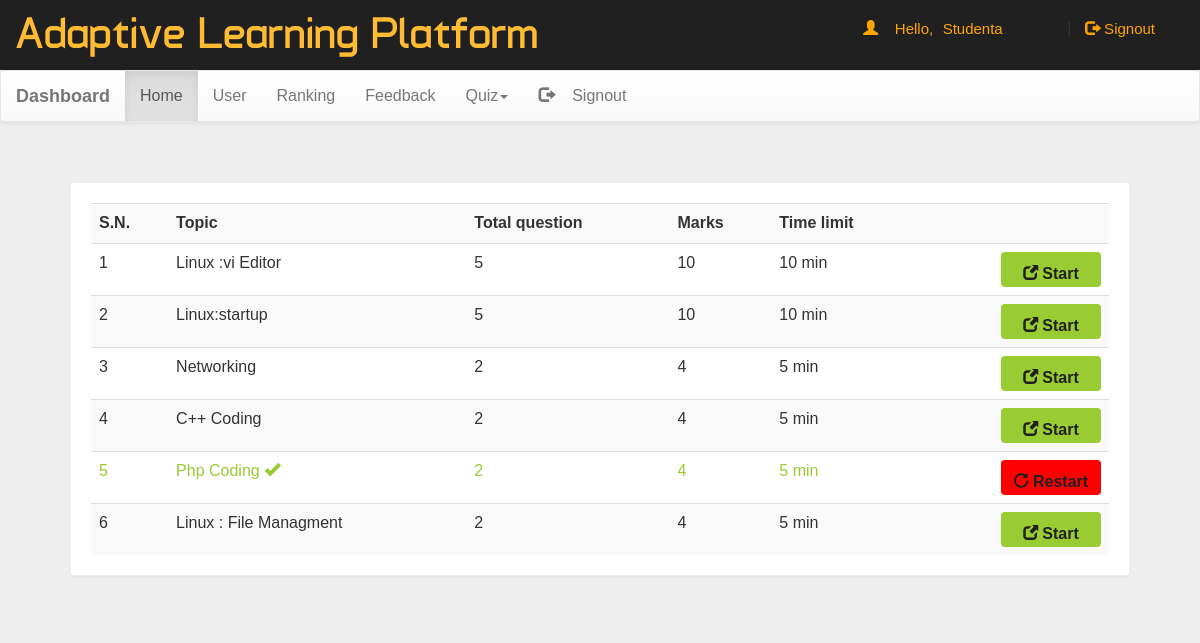
Page /dash.php (signed in) on the committed database.
### tables this page shows
CREATE TABLE `quiz` (
  `eid` text NOT NULL,
  `title` varchar(100) NOT NULL,
  `sahi` int(11) NOT NULL,
  `wrong` int(11) NOT NULL,
  `total` int(11) NOT NULL,
  `time` bigint(20) NOT NULL,
  `intro` text NOT NULL,
  `tag` varchar(100) NOT NULL,
  `date` timestamp NOT NULL DEFAULT CURRENT_TIMESTAMP ON UPDATE CURRENT_TIMESTAMP
);

### dash.php (the view, shortened to what this page needs)
<!DOCTYPE html PUBLIC "-//W3C//DTD XHTML 1.0 Transitional//EN" "http://www.w3.org/TR/xhtml1/DTD/xhtml1-transitional.dtd">
<html xmlns="http://www.w3.org/1999/xhtml">
<head>
<link  rel="stylesheet" href="css/bootstrap.min.css"/>
 <link  rel="stylesheet" href="css/bootstrap-theme.min.css"/>
 <link rel="stylesheet" href="css/main.css">
 <link  rel="stylesheet" href="css/font.css">
</head>
<body  style="background:#eee;">
<div class="header">
<div class="row">
<div class="col-lg-6">
<span class="logo">Adaptive Learning Platform</span></div>
<?php
 include_once 'dbConnection.php';
$email=$_SESSION['email'];
  if(!(isset($_SESSION['email']))){
header("location:index.php");
}
else
{
$name = $_SESSION['name'];;
echo '<span class="pull-right top title1" >
<span class="log1">
<span class="glyphicon glyphicon-user" aria-hidden="true">
</span>&nbsp;&nbsp;&nbsp;&nbsp;Hello,</span>
<a href="account.php" class="log log1">'.$name.'</a>&nbsp;|&nbsp;<a href="logout.php?q=account.php" class="log">
<span class="glyphicon glyphicon-log-out" aria-hidden="true">
</span>&nbsp;Signout</button></a></span>';
}?>
</div></div>
<nav class="navbar navbar-default title1">
  <div class="container-fluid">
    <div class="navbar-header">
      <a class="navbar-brand" href="dash.php?q=0"><b>Dashboard</b></a>
    </div>
    <div class="collapse navbar-collapse" id="bs-example-navbar-collapse-1">
      <ul class="nav navbar-nav">
        <li <?php if(@$_GET['q']==0) echo'class="active"'; ?>><a href="dash.php?q=0">Home<span class="sr-only">(current)</span></a></li>
        <li <?php if(@$_GET['q']==1) echo'class="active"'; ?>><a href="dash.php?q=1">User</a></li>
		<li <?php if(@$_GET['q']==2) echo'class="active"'; ?>><a href="dash.php?q=2">Ranking</a></li>
		<li <?php if(@$_GET['q']==3) echo'class="active"'; ?>><a href="dash.php?q=3">Feedback</a></li>
        <li class="dropdown <?php if(@$_GET['q']==4 || @$_GET['q']==5) echo'active"'; ?>">
          <a href="#" class="dropdown-toggle" data-toggle="dropdown" role="button" aria-haspopup="true" aria-expanded="false">Quiz<span class="caret"></span></a>
        </li><li class="pull-right"> <a href="logout.php?q=account.php"><span class="glyphicon glyphicon-log-out" aria-hidden="true"></span>&nbsp;&nbsp;&nbsp;&nbsp;Signout</a></li>
      </ul>
          </div>
  </div>
</nav>
<div class="container">
<div class="row">
<div class="col-md-12">
<?php if(@$_GET['q']==0) {
$result = mysqli_query($con,"SELECT * FROM quiz ORDER BY date DESC") or die('Error');
echo  '<div class="panel"><div class="table-responsive"><table class="table table-striped title1">
<tr><td><b>S.N.</b></td><td><b>Topic</b></td><td><b>Total question</b></td><td><b>Marks</b></td><td><b>Time limit</b></td><td></td></tr>';
$c=1;
while($row = mysqli_fetch_array($result)) {
	$title = $row['title'];
	$total = $row['total'];
	$sahi = $row['sahi'];
    $time = $row['time'];
	$eid = $row['eid'];
$q12=mysqli_query($con,"SELECT score FROM history WHERE eid='$eid' AND email='$email'" )or die('Error98');
$rowcount=mysqli_num_rows($q12);
if($rowcount == 0){
	echo '<tr><td>'.$c++.'</td><td>'.$title.'</td><td>'.$total.'</td><td>'.$sahi*$total.'</td><td>'.$time.'&nbsp;min</td>
	<td><b><a href="account.php?q=quiz&step=2&eid='.$eid.'&n=1&t='.$total.'" class="pull-right btn sub1" style="margin:0px;background:#99cc32"><span class="glyphicon glyphicon-new-window" aria-hidden="true"></span>&nbsp;<span class="title1"><b>Start</b></span></a></b></td></tr>';
}
else
{
echo '<tr style="color:#99cc32"><td>'.$c++.'</td><td>'.$title.'&nbsp;<span title="This quiz is already solve by you" class="glyphicon glyphicon-ok" aria-hidden="true"></span></td><td>'.$total.'</td><td>'.$sahi*$total.'</td><td>'.$time.'&nbsp;min</td>
	<td><b><a href="update.php?q=quizre&step=25&eid='.$eid.'&n=1&t='.$total.'" class="pull-right btn sub1" style="margin:0px;background:red"><span class="glyphicon glyphicon-repeat" aria-hidden="true"></span>&nbsp;<span class="title1"><b>Restart</b></span></a></b></td></tr>';
}
}
echo '</table></div></div>';
}
?>
</div>
</div></div>
</body>
</html>

### css/main.css (style rules this page uses)
body { overflow-x:hidden; width:100%; font: 15px "Century Gothic", "Times Roman", sans-serif; background:#eee; min-height:550px; background-attachment:fixed; }
.panel { border-color:#eee; margin:40px; padding:20px; font: 15px "Century Gothic", "Times Roman", sans-serif; }
.header { background:#202020; height:70px; }
.logo { font-family:'typo'; font-size:45px; color:#ffbb33; margin:15px; }
.title1 { font: 16px "Century Gothic", "Times Roman", sans-serif; }
.sub1 { width:90px; color:#202020; background:orange; font-size:15px; height:35px; margin:20px; padding:10px; width:100px; }
.top { margin-top:20px; }
.log1 { font: 15px 'Ubuntu', sans-serif; color:orange; margin-left:10px; }
.log { margin:10px; margin-right:60px; margin-left:5px; color:orange; text-decoration:none; font-size:20px; font-size:15px; }

### rows in the picture
quiz: title "Linux :vi Editor", total "5", $sahi*$total "10", time "10"
quiz: title "Linux:startup", total "5", $sahi*$total "10", time "10"
quiz: title "Networking", total "2", $sahi*$total "4", time "5"
quiz: title "C++ Coding", total "2", $sahi*$total "4", time "5"
quiz: title "Php Coding", total "2", $sahi*$total "4", time "5"
quiz: title "Linux : File Managment", total "2", $sahi*$total "4", time "5"

### other values in the picture
$name "Studenta"
